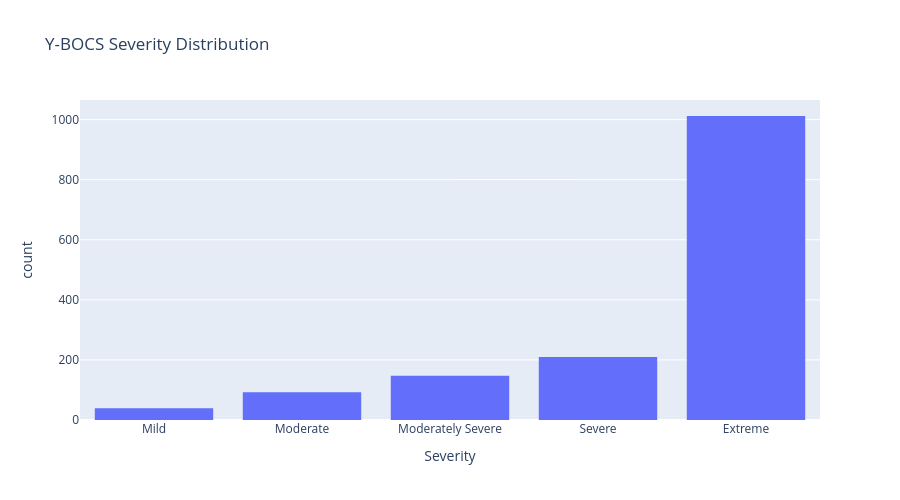

This figure's notebook cell:
### Code cell
fig = px.histogram(
    df,
    x='Severity',
    category_orders={'Severity': ['Mild','Moderate','Moderately Severe','Severe','Extreme']},
    title='Y-BOCS Severity Distribution',
    width=900, height=500
)

fig.show()

### Figure 1 — Plotly figure (JSON) as saved in the notebook; plotly's stock layout.template omitted (floating-point values rounded to 4 significant figures; data arrays with more than 128 entries replaced by an {"elided": "..."} marker saying what was removed)
{"data": [{"alignmentgroup": "True", "bingroup": "x", "hovertemplate": "Severity=%{x}<br>count=%{y}<extra></extra>", "legendgroup": "", "marker": {"color": "#636efa", "pattern": {"shape": ""}}, "name": "", "offsetgroup": "", "orientation": "v", "showlegend": false, "type": "histogram", "x": {"elided": "1500 str values"}, "xaxis": "x", "yaxis": "y"}], "layout": {"barmode": "relative", "height": 500, "legend": {"tracegroupgap": 0}, "title": {"text": "Y-BOCS Severity Distribution"}, "width": 900, "xaxis": {"anchor": "y", "autorange": true, "categoryarray": ["Mild", "Moderate", "Moderately Severe", "Severe", "Extreme"], "categoryorder": "array", "domain": [0, 1], "range": [-0.5, 4.5], "title": {"text": "Severity"}, "type": "category"}, "yaxis": {"anchor": "x", "autorange": true, "domain": [0, 1], "range": [0, 1065.0], "title": {"text": "count"}}}}
